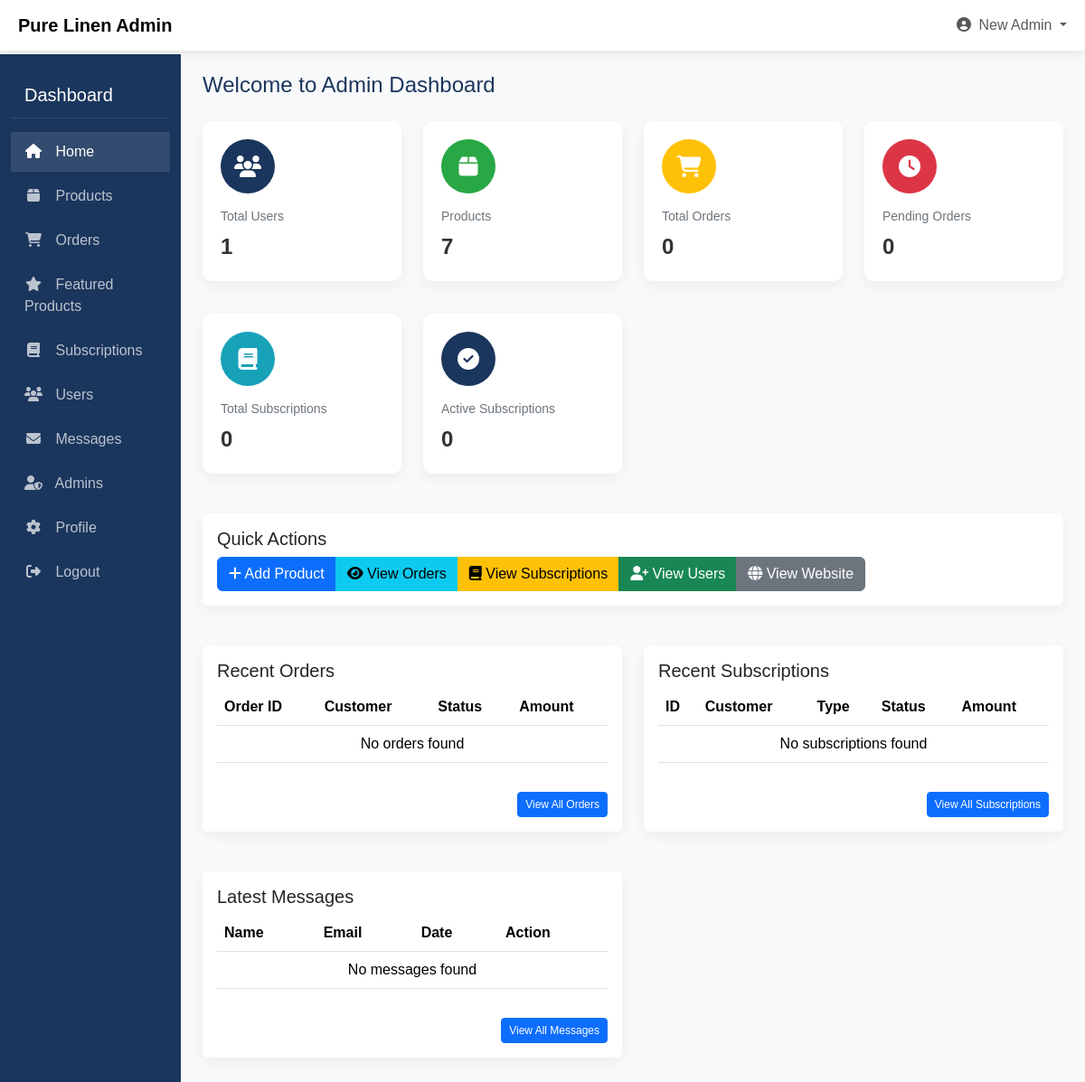
The app's page /Admin/admin_dashboard.php (signed in), older data.
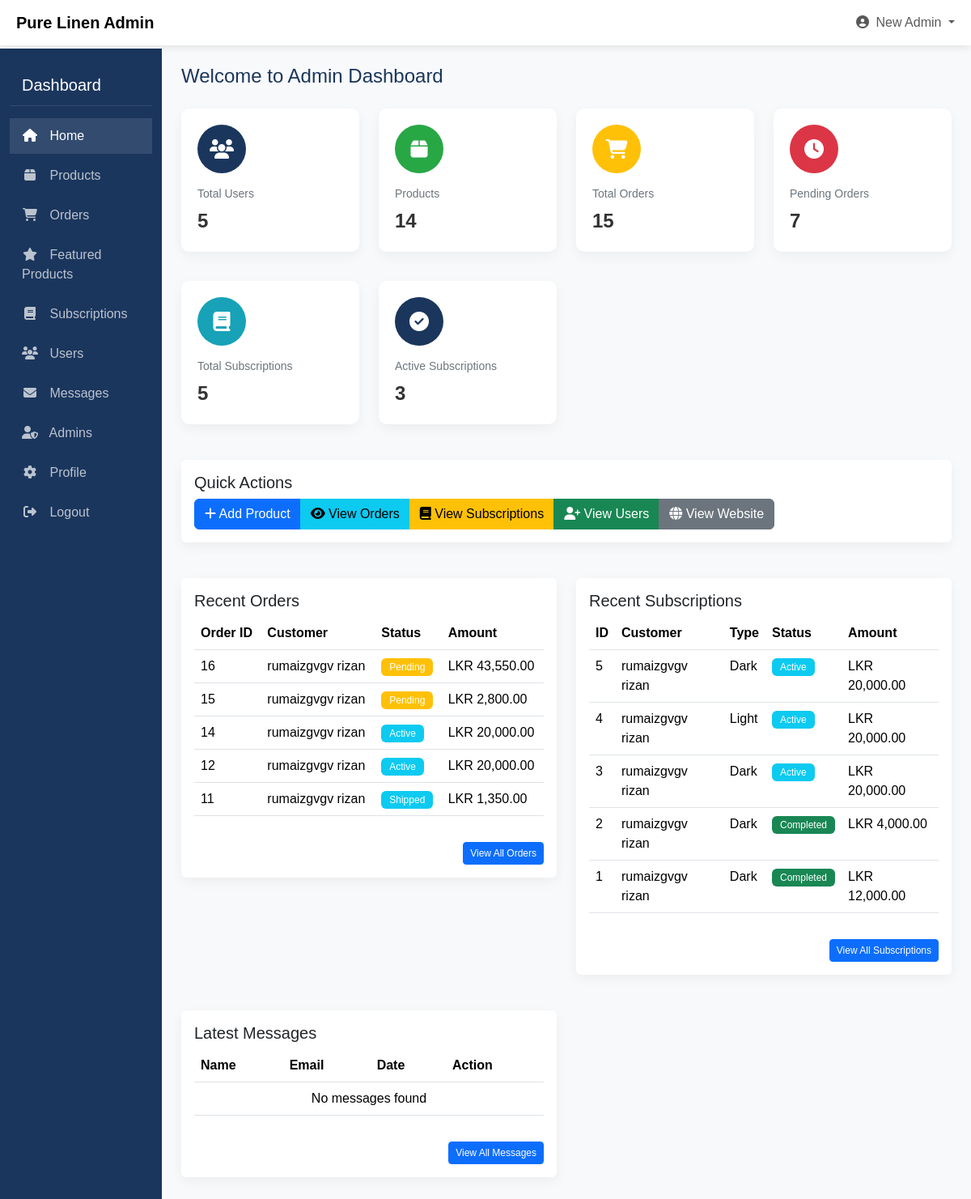
The same page, newer data.
### tables this page shows
CREATE TABLE `orders` (
  `id` int(11) NOT NULL,
  `user_id` int(11) NOT NULL,
  `total_amount` decimal(10,2) NOT NULL,
  `payment_method` varchar(50) NOT NULL,
  `payment_status` varchar(20) NOT NULL DEFAULT 'pending',
  `order_type` varchar(50) DEFAULT 'regular',
  `subscription_id` int(11) DEFAULT NULL,
  `delivery_address` text DEFAULT NULL,
  `delivery_city` varchar(100) DEFAULT NULL,
  `delivery_postcode` varchar(20) DEFAULT NULL,
  `delivery_country` varchar(100) DEFAULT NULL,
  `delivery_option` varchar(50) DEFAULT 'standard',
  `delivery_cost` decimal(10,2) DEFAULT 250.00,
  `order_date` timestamp NOT NULL DEFAULT current_timestamp(),
  `created_at` timestamp NOT NULL DEFAULT current_timestamp()
);

CREATE TABLE `users` (
  `id` int(11) NOT NULL,
  `firstName` varchar(100) NOT NULL,
  `lastName` varchar(100) NOT NULL,
  `email` varchar(255) NOT NULL,
  `password` varchar(255) NOT NULL,
  `created_at` timestamp NOT NULL DEFAULT current_timestamp(),
  `phone` varchar(20) DEFAULT NULL,
  `address` text DEFAULT NULL,
  `postcode` varchar(20) DEFAULT NULL,
  `country` varchar(100) DEFAULT NULL,
  `city` varchar(100) DEFAULT NULL,
  `user_type` enum('user','admin') DEFAULT 'user',
  `email_verified` tinyint(1) NOT NULL DEFAULT 0,
  `verification_code` varchar(10) DEFAULT NULL,
  `code_expiry` bigint(20) DEFAULT NULL,
  `reset_token` varchar(100) DEFAULT NULL,
  `token_expiry` bigint(20) DEFAULT NULL
);

CREATE TABLE `swatch_subscriptions` (
  `id` int(11) NOT NULL,
  `user_id` int(11) NOT NULL,
  `swatch_type` varchar(50) NOT NULL,
  `duration` int(11) NOT NULL,
  `start_date` date NOT NULL,
  `end_date` varchar(50) DEFAULT NULL,
  `total_amount` decimal(10,2) NOT NULL,
  `payment_method` varchar(50) NOT NULL,
  `payment_status` varchar(20) NOT NULL DEFAULT 'pending',
  `created_at` timestamp NOT NULL DEFAULT current_timestamp()
);

### Admin/admin_dashboard.php (the view, shortened to what the changed rows need)
<?php
$host = "localhost";
$user = "root";
$pass = "";
$db = "pure_linen";
$conn = new mysqli($host, $user, $pass, $db);
$users_count = 0;
$products_count = 0;
$orders_count = 0;
$pending_orders = 0;
$subscriptions_count = 0;
$active_subscriptions = 0;
$result = $conn->query("SELECT COUNT(*) as count FROM users WHERE user_type = 'user'");
if ($result && $row = $result->fetch_assoc()) {
    $users_count = $row['count'];
}
$result = $conn->query("SELECT COUNT(*) as count FROM products");
if ($result && $row = $result->fetch_assoc()) {
    $products_count = $row['count'];
}
$result = $conn->query("SELECT COUNT(*) as count FROM orders");
if ($result && $row = $result->fetch_assoc()) {
    $orders_count = $row['count'];
}
$result = $conn->query("SELECT COUNT(*) as count FROM orders WHERE payment_status = 'pending'");
if ($result && $row = $result->fetch_assoc()) {
    $pending_orders = $row['count'];
}
$result = $conn->query("SELECT COUNT(*) as count FROM swatch_subscriptions");
if ($result && $row = $result->fetch_assoc()) {
    $subscriptions_count = $row['count'];
}
$result = $conn->query("SELECT COUNT(*) as count FROM swatch_subscriptions WHERE payment_status = 'active'");
if ($result && $row = $result->fetch_assoc()) {
    $active_subscriptions = $row['count'];
}
$recent_orders = [];
$order_result = $conn->query("SELECT o.id, o.total_amount, o.payment_status, u.firstName, u.lastName
                             FROM orders o
                             JOIN users u ON o.user_id = u.id
                             ORDER BY o.order_date DESC LIMIT 5");
if ($order_result) {
    while ($row = $order_result->fetch_assoc()) {
        $recent_orders[] = $row;
    }
}
$recent_subscriptions = [];
$sub_result = $conn->query("SELECT s.id, s.swatch_type, s.duration, s.total_amount, s.payment_status,
                            u.firstName, u.lastName
                            FROM swatch_subscriptions s
                            JOIN users u ON s.user_id = u.id
                            ORDER BY s.created_at DESC LIMIT 5");
if ($sub_result) {
    while ($row = $sub_result->fetch_assoc()) {
        $recent_subscriptions[] = $row;
    }
}
?>
<!DOCTYPE html>
<html lang="en">
<head>
    <link href="https://cdn.jsdelivr.net/npm/bootstrap@5.3.3/dist/css/bootstrap.min.css" rel="stylesheet">
    <link rel="stylesheet" href="https://cdnjs.cloudflare.com/ajax/libs/font-awesome/6.5.1/css/all.min.css">
</head>
<body>
    <div class="container-fluid">
        <div class="row">
            <div class="col-md-9 ms-sm-auto col-lg-10 px-md-4 main-content">
                <h1 class="dashboard-title">Welcome to Admin Dashboard</h1>
                <div class="row">
                    <div class="col-md-6 col-lg-3">
                        <div class="stat-card primary">
                            <div class="icon">
                                <i class="fas fa-users"></i>
                            </div>
                            <div class="title">Total Users</div>
                            <div class="value"><?php echo $users_count; ?></div>
                        </div>
                    </div>
                    <div class="col-md-6 col-lg-3">
                        <div class="stat-card success">
                            <div class="icon">
                                <i class="fas fa-box"></i>
                            </div>
                            <div class="title">Products</div>
                            <div class="value"><?php echo $products_count; ?></div>
                        </div>
                    </div>
                    <div class="col-md-6 col-lg-3">
                        <div class="stat-card warning">
                            <div class="icon">
                                <i class="fas fa-shopping-cart"></i>
                            </div>
                            <div class="title">Total Orders</div>
                            <div class="value"><?php echo $orders_count; ?></div>
                        </div>
                    </div>
                    <div class="col-md-6 col-lg-3">
                        <div class="stat-card danger">
                            <div class="icon">
                                <i class="fas fa-clock"></i>
                            </div>
                            <div class="title">Pending Orders</div>
                            <div class="value"><?php echo $pending_orders; ?></div>
                        </div>
                    </div>
                </div>
                <div class="row mt-3">
                    <div class="col-md-6 col-lg-3">
                        <div class="stat-card info">
                            <div class="icon">
                                <i class="fas fa-book"></i>
                            </div>
                            <div class="title">Total Subscriptions</div>
                            <div class="value"><?php echo $subscriptions_count; ?></div>
                        </div>
                    </div>
                    <div class="col-md-6 col-lg-3">
                        <div class="stat-card primary">
                            <div class="icon">
                                <i class="fas fa-check-circle"></i>
                            </div>
                            <div class="title">Active Subscriptions</div>
                            <div class="value"><?php echo $active_subscriptions; ?></div>
                        </div>
                    </div>
                </div>
                <div class="row mt-4">
                    <div class="col-md-6">
                        <div class="card">
                            <div class="card-body">
                                <div class="table-responsive">
                                    <table class="table table-hover">
                                        <thead>
                                            <tr>
                                                <th>Order ID</th>
                                                <th>Customer</th>
                                                <th>Status</th>
                                                <th>Amount</th>
                                            </tr>
                                        </thead>
                                        <tbody>
                                            <?php if (empty($recent_orders)): ?>
                                                <tr>
                                                    <td colspan="4" class="text-center">No orders found</td>
                                                </tr>
                                            <?php else: ?>
                                                <?php foreach ($recent_orders as $order): ?>
                                                    <tr>
                                                        <td><?php echo $order['id']; ?></td>
                                                        <td><?php echo htmlspecialchars($order['firstName'] . ' ' . $order['lastName']); ?></td>
                                                        <td>
                                                            <span class="badge bg-<?php echo ($order['payment_status'] == 'completed') ? 'success' : (($order['payment_status'] == 'pending') ? 'warning' : 'info'); ?>">
                                                                <?php echo ucfirst($order['payment_status']); ?>
                                                            </span>
                                                        </td>
                                                        <td>LKR <?php echo number_format($order['total_amount'], 2); ?></td>
                                                    </tr>
                                                <?php endforeach; ?>
                                            <?php endif; ?>
                                        </tbody>
                                    </table>
                                </div>
                            </div>
                        </div>
                    </div>
                    <div class="col-md-6">
                        <div class="card">
                            <div class="card-body">
                                <div class="table-responsive">
                                    <table class="table table-hover">
                                        <thead>
                                            <tr>
                                                <th>ID</th>
                                                <th>Customer</th>
                                                <th>Type</th>
                                                <th>Status</th>
                                                <th>Amount</th>
                                            </tr>
                                        </thead>
                                        <tbody>
                                            <?php if (empty($recent_subscriptions)): ?>
                                                <tr>
                                                    <td colspan="5" class="text-center">No subscriptions found</td>
                                                </tr>
                                            <?php else: ?>
                                                <?php foreach ($recent_subscriptions as $sub): ?>
                                                    <tr>
                                                        <td><?php echo $sub['id']; ?></td>
                                                        <td><?php echo htmlspecialchars($sub['firstName'] . ' ' . $sub['lastName']); ?></td>
                                                        <td><?php echo ucfirst($sub['swatch_type']); ?></td>
                                                        <td>
                                                            <?php
                                                            $status_class = '';
                                                            switch($sub['payment_status']) {
                                                                case 'completed':
                                                                    $status_class = 'bg-success';
                                                                    break;
                                                                case 'active':
                                                                    $status_class = 'bg-info';
                                                                    break;
                                                            }
                                                            ?>
                                                            <span class="badge <?php echo $status_class; ?>">
                                                                <?php echo ucfirst($sub['payment_status']); ?>
                                                            </span>
                                                        </td>
                                                        <td>LKR <?php echo number_format($sub['total_amount'], 2); ?></td>
                                                    </tr>
                                                <?php endforeach; ?>
                                            <?php endif; ?>
                                        </tbody>
                                    </table>
                                </div>
                            </div>
                        </div>
                    </div>
                </div>
                <div class="row mt-4">
                    <div class="col-md-6">
                        <div class="card">
                            <div class="card-body">
                                <div class="table-responsive">
                                    <table class="table table-hover">
                                        <thead>
                                            <tr>
                                                <th>Name</th>
                                                <th>Email</th>
                                                <th>Date</th>
                                                <th>Action</th>
                                            </tr>
                                        </thead>
                                    </table>
                                </div>
                            </div>
                        </div>
                    </div>
                </div>
            </div>
        </div>
    </div>
</body>
</html>

Row changes from the older to the newer data that the page shows:
added orders: id "16", user.lastName "rumaizgvgv rizan", payment_status "Pending", total_amount "43,550.00"
added orders: id "15", user.lastName "rumaizgvgv rizan", payment_status "Pending", total_amount "2,800.00"
added orders: id "14", user.lastName "rumaizgvgv rizan", payment_status "Active", total_amount "20,000.00"
added orders: id "12", user.lastName "rumaizgvgv rizan", payment_status "Active", total_amount "20,000.00"
added orders: id "11", user.lastName "rumaizgvgv rizan", payment_status "Shipped", total_amount "1,350.00"
added swatch_subscriptions: id "5", user.lastName "rumaizgvgv rizan", swatch_type "Dark", payment_status "Active", total_amount "20,000.00"
added swatch_subscriptions: id "4", user.lastName "rumaizgvgv rizan", swatch_type "Light", payment_status "Active", total_amount "20,000.00"
added swatch_subscriptions: id "3", user.lastName "rumaizgvgv rizan", swatch_type "Dark", payment_status "Active", total_amount "20,000.00"
added swatch_subscriptions: id "2", user.lastName "rumaizgvgv rizan", swatch_type "Dark", payment_status "Completed", total_amount "4,000.00"
added swatch_subscriptions: id "1", user.lastName "rumaizgvgv rizan", swatch_type "Dark", payment_status "Completed", total_amount "12,000.00"
Text that changed along with them:
$users_count: "1" → "5"
$products_count: "7" → "14"
$orders_count: "0" → "15"
$pending_orders: "0" → "7"
$subscriptions_count: "0" → "5"
$active_subscriptions: "0" → "3"
text no longer shown: "No orders found No subscriptions found"
